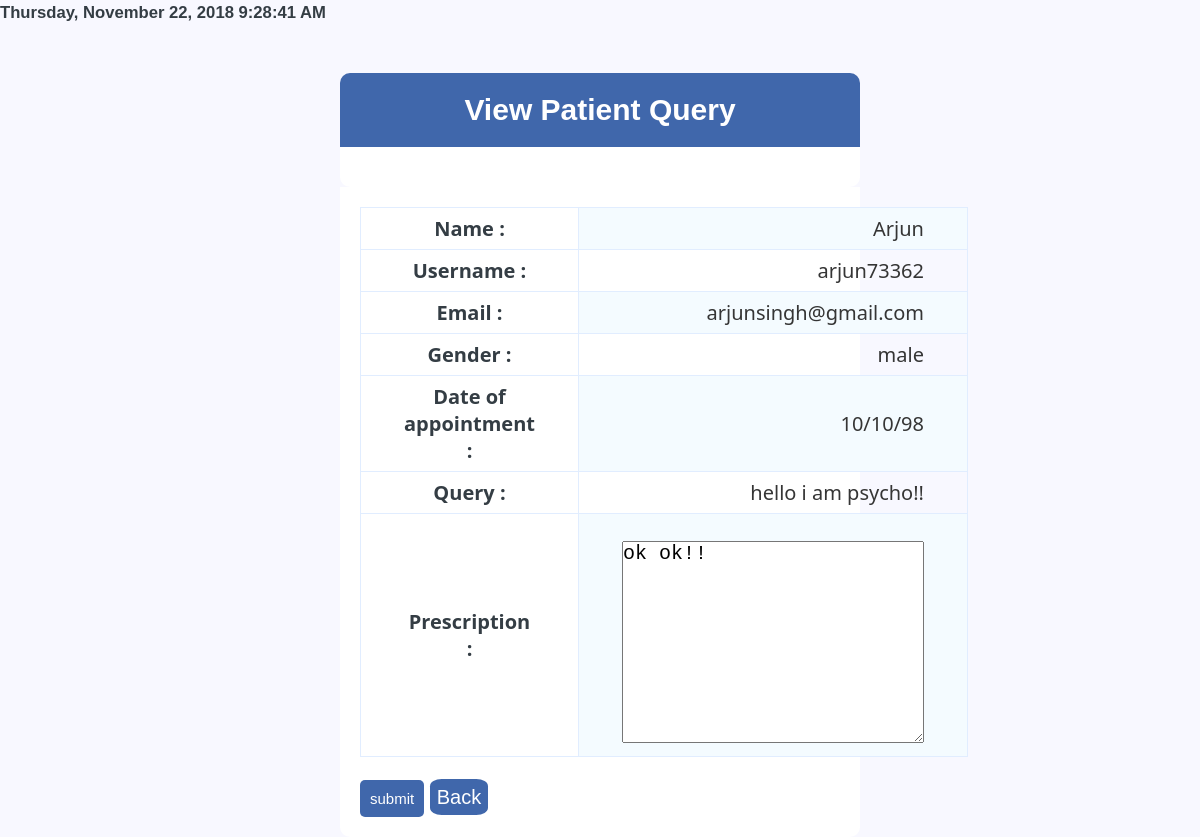
Screenshot of /patientquery.php?username=arjun73362 with the database file from the repository.
### tables this page shows
CREATE TABLE `appointment` (
  `id` int(10) NOT NULL,
  `name` varchar(20) NOT NULL,
  `username` varchar(50) NOT NULL,
  `email` varchar(20) NOT NULL,
  `gender` varchar(5) NOT NULL,
  `date` varchar(10) NOT NULL,
  `specialist` varchar(100) NOT NULL,
  `query` varchar(200) NOT NULL,
  `prescription` varchar(200) NOT NULL
);

### patientquery.php (the view, shortened to what this page needs)
<!DOCTYPE html>
<html>
<head>
  <link rel="stylesheet" type="text/css" href="style.css">
</head>
<body>
<span id="clock"  >
</span>
  <div class="header">
    <h2>View Patient Query</h2>
  </div>
  <div class="content">
    <?php endif ;
        $username=$_GET['username'];
        $db = mysqli_connect('localhost', 'root', '');
        mysqli_select_db($db,'medical');
        $sql = "SELECT * FROM appointment WHERE (username = '$username')";
        $retval = mysqli_query($db , $sql );
        while($row = mysqli_fetch_array($retval, MYSQLI_ASSOC)) {
            $name=$row['name'];
            $email=$row['email'];
            $gender=$row['gender'];
            $date=$row['date'];
            $query=$row['query'];
            $pre=$row['prescription'];
        }
        ?>
    </div>
        <div>
        <form method="post" name="query">
        <table width='100%' border='0' cellpadding='0' cellspacing='1' class="data-table" align="center">
            <tr>
            <th scope="row">Name : </th>
            <td><?php echo $name; ?></td>
            </tr>
            <tr>
            <th scope="row">Username : </th>
            <td><?php echo $username; ?></td>
            </tr>
            <tr>
            <th>Email : </th>
            <td><?php echo $email; ?></td>
            </tr>
            <tr>
            <th>Gender : </th>
            <td><?php echo $gender; ?></td>
            </tr>
            <tr>
            <th>Date of appointment : </th>
            <td><?php echo $date; ?></td>
            </tr>
            <tr>
            <th>Query : </th>
            <td><?php echo $query; ?></td>
            </tr>
            <tr>
            <th>Prescription : </th>
            <td><textarea name="presp" style="width: 300px ; height: 200px ; margin-top: 20px ;font-size: 100%;"><?php echo $pre ;?></textarea></td>
            </tr>
        </table>
        <br>
         <input type="submit" name="submit" value="submit" class="btn">
                <a href="index1.php"  style="background: #4067AB; color: white; border-style: none;border-radius: 20% ; padding: 7px; text-decoration:none">Back</a>
             </form>
</div>
</body>
</html>

### style.css (style rules this page uses)
* { margin: 0px; padding: 0px; }
body { font-size: 120%; background: #F8F8FF; }
.header { width: 40%; margin: 50px auto 0px; color: white; background: #4067AB; text-align: center; border: 0px solid #B0C4DE; border-bottom: none; border-radius: 10px 10px 0px 0px; padding: 20px; }
form, .content { width: 40%; height: auto; margin: 0px auto; padding: 20px; border: 0px solid #B0C4DE; background: white; border-radius: 0px 0px 10px 10px; }
.btn { padding: 10px; font-size: 15px; color: white; background: #4067AB; border: none; border-radius: 5px; }
body { font-size: 20px; color: #343d44; font-family: "segoe-ui", "open-sans", tahoma, arial; padding: 0; margin: 0; }
table { margin: auto; font-family: "Lucida Sans Unicode", "Lucida Grande", "Segoe Ui"; font-size: 12px; }
table td { transition: all .5s; }
.data-table { border-collapse: collapse; font-size: 20px; min-width: 70px; }
.data-table th, .data-table td { border: 1px solid #e1edff; padding: 7px 43px; }
.data-table tbody td { color: #353535; }
.data-table tbody td:first-child, .data-table tbody td:nth-child(4), .data-table tbody td:last-child { text-align: right; }
.data-table tbody tr:nth-child(odd) td { background-color: #f4fbff; }

### rows the page displays
appointment: name "Arjun", email "arjunsingh@gmail.com", gender "male", date "10/10/98", query "hello i am psycho!!", presp "ok ok!!"

### other values shown
$username "arjun73362"
